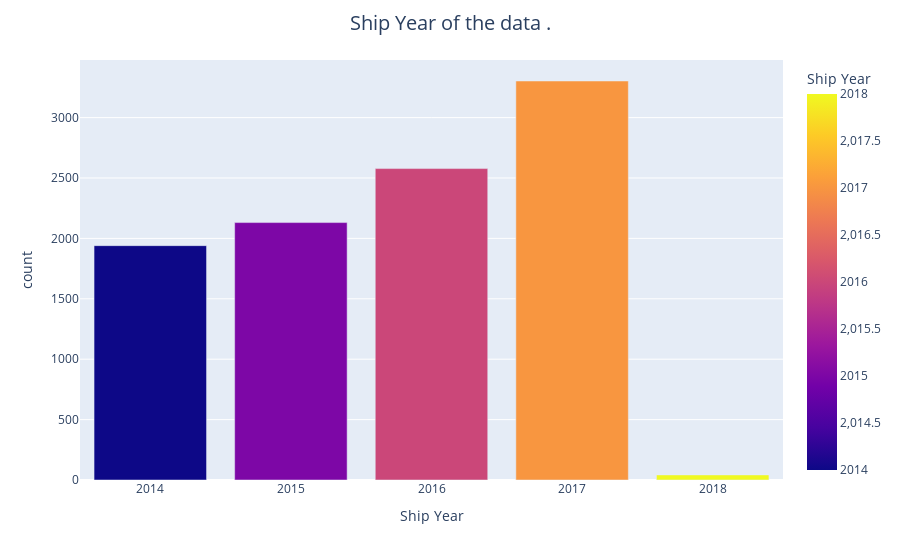

Source (notebook cell):
### Code cell
fig=px.bar(df['Ship Year'].value_counts().reset_index(), x='Ship Year', y='count', color='Ship Year',color_discrete_sequence=night)
fig.update_layout(
    title="Ship Year of the data .",
    title_x=0.5,  # Centers the title
    title_font=dict(size=20)  # Changes the font size
)
fig.show()

### Figure 1 — Plotly figure (JSON) as saved in the notebook; plotly's stock layout.template omitted (floating-point values rounded to 4 significant figures)
{"data": [{"alignmentgroup": "True", "hovertemplate": "Ship Year=%{marker.color}<br>count=%{y}<extra></extra>", "legendgroup": "", "marker": {"color": [2017, 2016, 2015, 2014, 2018], "coloraxis": "coloraxis", "pattern": {"shape": ""}}, "name": "", "offsetgroup": "", "orientation": "v", "showlegend": false, "textposition": "auto", "type": "bar", "x": [2017, 2016, 2015, 2014, 2018], "xaxis": "x", "y": [3303, 2578, 2131, 1940, 42], "yaxis": "y"}], "layout": {"barmode": "relative", "coloraxis": {"colorbar": {"title": {"text": "Ship Year"}}, "colorscale": [[0, "#0d0887"], [0.1111, "#46039f"], [0.2222, "#7201a8"], [0.3333, "#9c179e"], [0.4444, "#bd3786"], [0.5556, "#d8576b"], [0.6667, "#ed7953"], [0.7778, "#fb9f3a"], [0.8889, "#fdca26"], [1, "#f0f921"]]}, "legend": {"tracegroupgap": 0}, "margin": {"t": 60}, "title": {"font": {"size": 20}, "text": "Ship Year of the data .", "x": 0.5}, "xaxis": {"anchor": "y", "domain": [0, 1], "title": {"text": "Ship Year"}}, "yaxis": {"anchor": "x", "domain": [0, 1], "title": {"text": "count"}}}}
